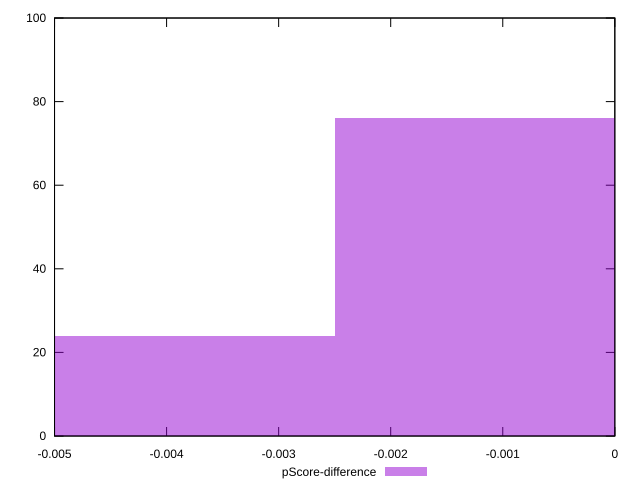

Write gnuplot code to recreate this figure.
reset

$pScoreDifference <<EOF
0 76
-0.004988899017339472 24
EOF

set key outside below
set boxwidth 0.004988899017339472
set xrange [-0.0050000000000000044:0]
set yrange [0:100]
set trange [0:100]
set style fill transparent solid 0.5 noborder
set terminal svg size 640, 490 enhanced background rgb 'white'
set output "reports/report_00028_2021-02-24T12-49-42.674Z/legacy-javascript/samples/astro/pScore-difference/histogram.svg"

plot $pScoreDifference title "pScore-difference" with boxes

reset
